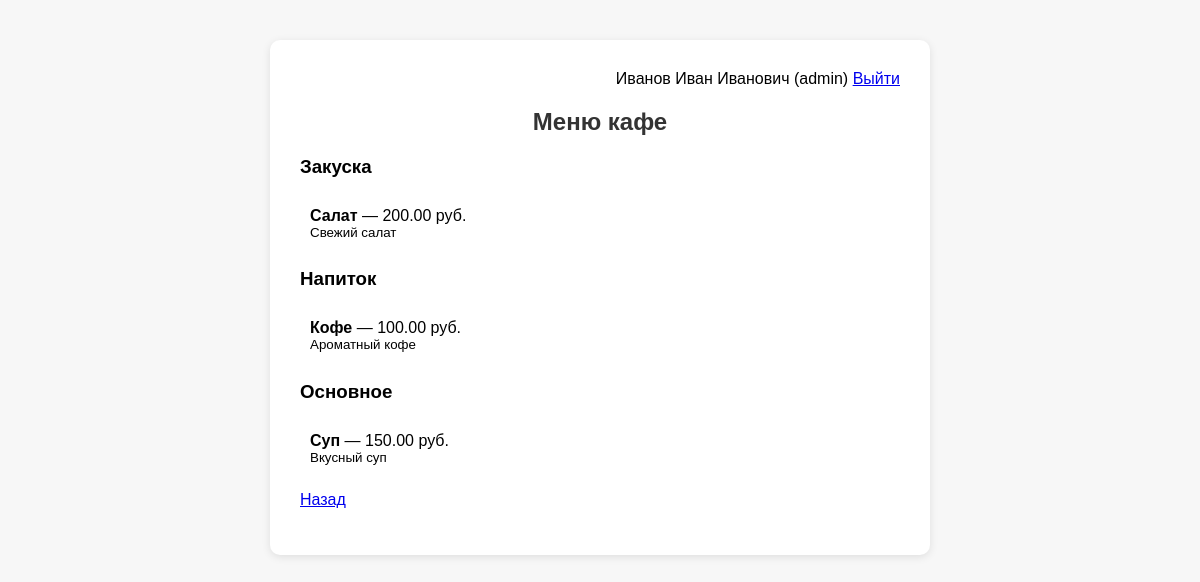
Screenshot of /zad/menu.php (signed in) with the database file from the repository.
### tables this page shows
CREATE TABLE `menu_items` (
  `id` int(11) NOT NULL,
  `name` varchar(100) NOT NULL,
  `description` text DEFAULT NULL,
  `price` decimal(10,2) NOT NULL,
  `category` varchar(50) NOT NULL,
  `created_at` timestamp NOT NULL DEFAULT current_timestamp(),
  `updated_at` timestamp NOT NULL DEFAULT current_timestamp() ON UPDATE current_timestamp()
);

### zad/menu.php (the view, shortened to what this page needs)
<?php
require 'db.php';
$menuItems = $pdo->query("SELECT * FROM menu_items ORDER BY category, name")->fetchAll();
?>
<link rel="stylesheet" href="style.css">
<div class="container">
    <div class="current-user">
        <?= $_SESSION['user']['full_name'] ?> (<?= $_SESSION['user']['role'] ?>)
        <a href="logout.php">Выйти</a>
    </div>
    <h2>Меню кафе</h2>
    <?php
    $currentCategory = '';
    foreach ($menuItems as $item):
        if ($item['category'] !== $currentCategory):
            if ($currentCategory !== '') echo '</div>';
            echo '<h3>' . htmlspecialchars($item['category']) . '</h3><div>';
            $currentCategory = $item['category'];
        endif;
    ?>
        <div class="menu-item">
            <b><?= htmlspecialchars($item['name']) ?></b> — <?= number_format($item['price'], 2) ?> руб.<br>
            <small><?= htmlspecialchars($item['description']) ?></small>
        </div>
    <?php endforeach; ?>
    </div>
    <p><a href="index.php">Назад</a></p>
</div>

### zad/style.css (style rules this page uses)
.container { max-width: 600px; margin: 40px auto; background: #fff; padding: 30px; border-radius: 10px; box-shadow: 0 2px 8px rgba(0,0,0,0.1); }
h2 { text-align: center; color: #333; }
.menu-item, .order-item { padding: 10px; border-bottom: 1px solid #eee; }
.menu-item:last-child, .order-item:last-child { border-bottom: none; }
.current-user { text-align: right; margin-bottom: 20px; }

### rows the page displays
menu_items: category "Закуска", name "Салат", price "200.00", description "Свежий салат"
menu_items: category "Напиток", name "Кофе", price "100.00", description "Ароматный кофе"
menu_items: category "Основное", name "Суп", price "150.00", description "Вкусный суп"

### other values shown
$_SESSION['user']['full_name'] "Иванов Иван Иванович"
$_SESSION['user']['role'] "admin"
